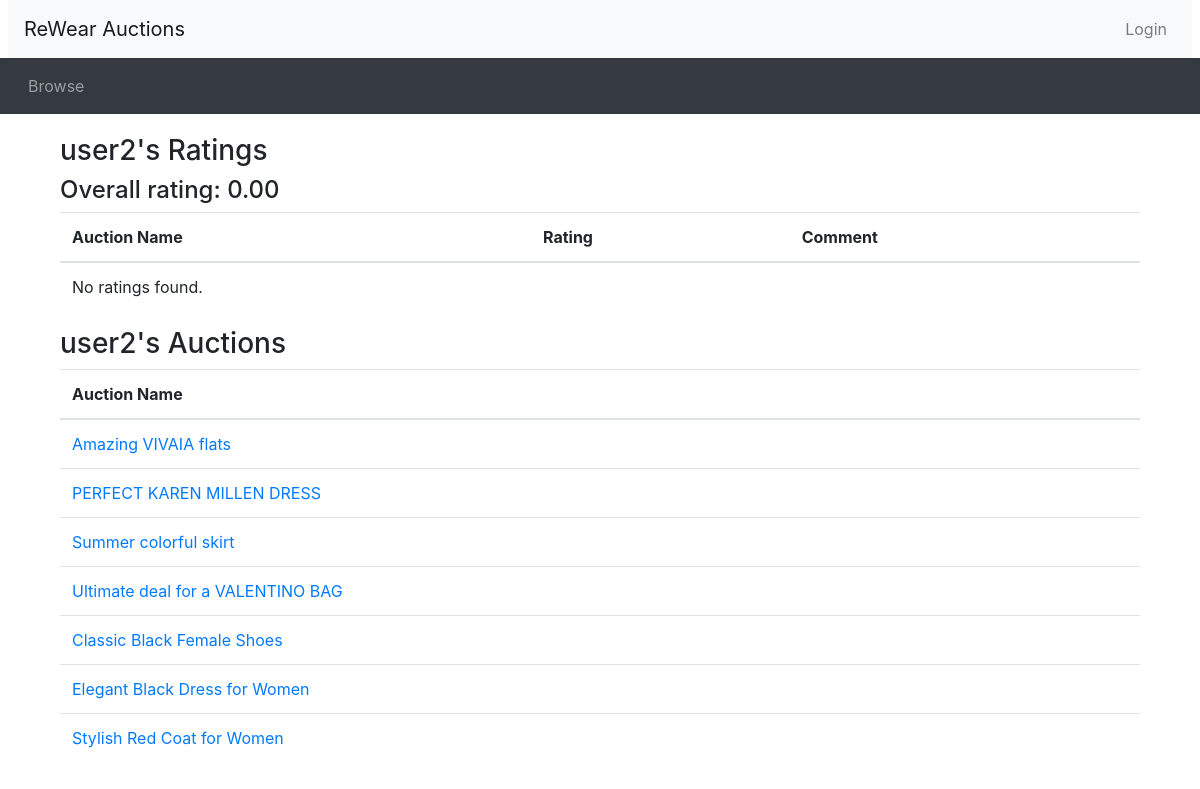
The app's page /seller_rating_info.php?seller=user2 with its own data.
### tables this page shows
CREATE TABLE Auctions (
    auctionID INT(10) AUTO_INCREMENT,
    auctionStartDate DATETIME NOT NULL,
    auctionEndDate DATETIME NOT NULL,
    auctionStartingPrice DOUBLE(10,2) NOT NULL, 
    auctionReservePrice DOUBLE(10,2),
    auctionName VARCHAR(100) NOT NULL,
    auctionDescription VARCHAR(500),
    auctionPicture VARCHAR(100),
    sellerID INT(10),
    categoryType VARCHAR(100),
    categoryColor VARCHAR(100),
    categoryGender VARCHAR(100),
    categorySize VARCHAR(100),
    PRIMARY KEY(auctionID),
    FOREIGN KEY (sellerID) REFERENCES Users (userID) ON UPDATE CASCADE ON DELETE CASCADE,
    FOREIGN KEY (categoryType) REFERENCES CategoryClothsType (categoryType) ON UPDATE CASCADE ON DELETE RESTRICT,
    FOREIGN KEY (categoryColor) REFERENCES CategoryColorType (categoryColor) ON UPDATE CASCADE ON DELETE RESTRICT,
    FOREIGN KEY (categoryGender) REFERENCES categoryGenderType (categoryGender) ON UPDATE CASCADE ON DELETE RESTRICT,
    FOREIGN KEY (categorySize) REFERENCES categorySizeType (categorySize) ON UPDATE CASCADE ON DELETE RESTRICT
);

### database_connection.php (called while the page is built, shortened)
<?php
function connectMAC()
{
    $configFile = 'Database_host_MAC.txt';
    $configData = file($configFile, FILE_IGNORE_NEW_LINES | FILE_SKIP_EMPTY_LINES);
    $dbConfig = [];
    foreach ($configData as $line) {
       list($key, $value) = explode('=', $line);
       $dbConfig[$key] = $value;
    }
    $connection = mysqli_connect($dbConfig['host'], $dbConfig['username'], $dbConfig['password'], $dbConfig['DB_name']);
    return $connection;
}
function send_queryMAC($query)
{
    $connection = connectMAC();
    $result = mysqli_query($connection, $query);
    return $result;
}
?>

### seller_rating_info.php (the view, shortened to what this page needs)
<?php include_once("header.php")?>
<?php require_once("database_connection.php")?>
<div class="container">
<?php
if (isset($_GET['seller'])) {
    $sellerUsername = urldecode($_GET['seller']);
}
$query = "SELECT userID FROM Users WHERE username = '$sellerUsername'";
$result = send_queryMAC($query);
if ($row = mysqli_fetch_assoc($result)) {
    $sellerID = $row['userID'];
}
$auctionsQuery = "SELECT auctionID, auctionName FROM Auctions WHERE sellerID = '$sellerID'";
$auctionsResult = send_queryMAC($auctionsQuery);
$ratingsQuery = "SELECT r.auctionID, r.ratingValue, r.ratingText, a.auctionName
                 FROM Ratings r
                 JOIN Auctions a ON r.auctionID = a.auctionID
                 WHERE a.sellerID = '$sellerID'";
$ratingsResult = send_queryMAC($ratingsQuery);
$averageRatingQuery = "SELECT AVG(r.ratingValue) as overallAvgRating
                       FROM Ratings r
                       JOIN Auctions a ON r.auctionID = a.auctionID
                       WHERE a.sellerID = '$sellerID'";
$avgResult = send_queryMAC($averageRatingQuery);
if ($avgRow = mysqli_fetch_assoc($avgResult)) {
    $overallAvgRating = number_format($avgRow['overallAvgRating'], 2);
} else {
    $overallAvgRating = "No ratings";
}
?>
<div class="container">
    <h3><?php echo $sellerUsername; ?>'s Ratings</h3>
    <h4> Overall rating: <?php echo $overallAvgRating; ?> </h4>
    <table class="table">
        <thead>
            <tr>
                <th>Auction Name</th>
                <th>Rating</th>
                <th>Comment</th>
            </tr>
        </thead>
        <tbody>
            <?php
            if (mysqli_num_rows($ratingsResult) > 0) {
                while ($row = mysqli_fetch_assoc($ratingsResult)) {
                    echo "<tr>";
                    echo "<td>" . htmlspecialchars($row['auctionName']) . "</td>";
                    echo "<td>" . htmlspecialchars($row['ratingValue']) . "</td>";
                    echo "<td>" . htmlspecialchars($row['ratingText']) . "</td>";
                    echo "</tr>";
                }
            } else {
                echo "<tr><td colspan='3'>No ratings found.</td></tr>";
            }
            ?>
        </tbody>
    </table>
</div>
<div class="container">
    <h3><?php echo $sellerUsername; ?>'s Auctions</h3>
    <table class="table">
        <thead>
            <tr>
                <th>Auction Name</th>
            </tr>
        </thead>
        <tbody>
            <?php
                if (mysqli_num_rows($auctionsResult) > 0) {
                    while ($row = mysqli_fetch_assoc($auctionsResult)) {
                        echo "<tr>";
                        echo "<td><a href='listing.php?item_id=" . htmlspecialchars($row['auctionID']) . "'>" . htmlspecialchars($row['auctionName']) . "</a></td>";
                        echo "</tr>";
                }
            } else {
                echo "<tr><td colspan='2'>No auctions found.</td></tr>";
            }
            ?>
        </tbody>
    </table>
</div>
<?php include_once("footer.php"); ?>

### records on screen
auctions: auctionName "Amazing VIVAIA flats"
auctions: auctionName "PERFECT KAREN MILLEN DRESS"
auctions: auctionName "Summer colorful skirt"
auctions: auctionName "Ultimate deal for a VALENTINO BAG"
auctions: auctionName "Classic Black Female Shoes"
auctions: auctionName "Elegant Black Dress for Women"
auctions: auctionName "Stylish Red Coat for Women"

### other values on screen
$sellerUsername "user2"
$overallAvgRating "0.00"
